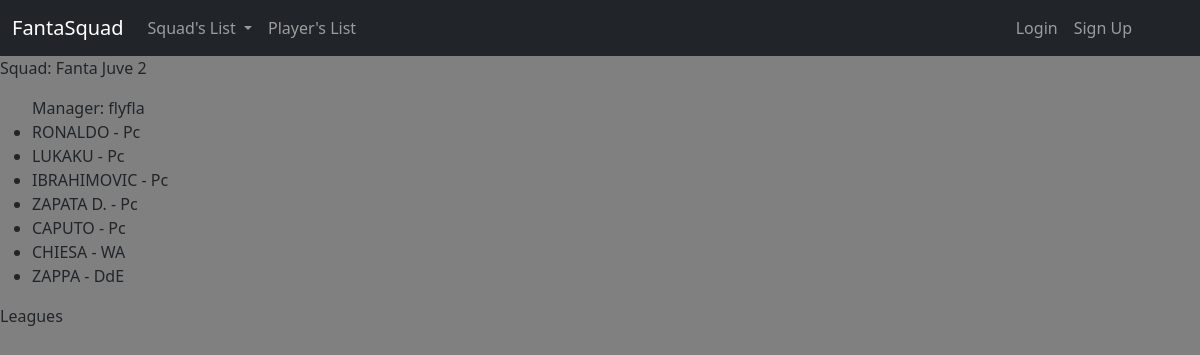
The page /squads/1/ on the database its author committed.
### fanta_soccer_app/models.py (models this page shows, shortened)
class Squad(models.Model):
    squad_name = models.CharField(max_length=20)
    manager = models.ForeignKey(get_user_model(), on_delete=models.CASCADE, null=True, blank=True)
    def __str__(self):
        return self.squad_name

class AvailablePlayer(models.Model):
    player_name = models.CharField(max_length=25)
    team_real = models.CharField(max_length=5)
    position = models.CharField(max_length=5)
    squad = models.ForeignKey(Squad, on_delete=models.SET_NULL, blank=True, null=True)

### accounts/models.py (models this page shows)
class CustomUser(AbstractUser):
    pass

### fanta_soccer_app/views.py (the view)
# urls.py: path('squads/<int:squad_id>/', views.squad, name='squad'),
def squad(request, squad_id):
    squad = Squad.objects.get(id=squad_id)
    players = squad.availableplayer_set.all()
    context = {'squad': squad, 'players': players}
    return render(request, 'fanta_soccer_app/squad.html', context)

### fanta_soccer_app/context_processors.py (called while the page is built)
def navbar_dropdown_squad_list(request):
    nav_dropdown_squads = Squad.objects.all()
    return {
        'nav_dropdown_squads': nav_dropdown_squads
    }

### fanta_soccer_app/templates/fanta_soccer_app/squad.html (shortened to what this page needs)
{% extends 'fanta_soccer_app/base.html'%}
{% block content%}
<body>
<p>Squad: {{ squad }}</p>
<ul>
  Manager: {{ squad.manager }}
  {% for player in players %}
  <li>{{ player.player_name }} - {{ player.position }}</li>
  {% endfor %}
</ul>
<p>Leagues</p>
</body>
{% endblock content%}

### fanta_soccer_app/static/css/base.css (style rules this page uses)
body { grid: 3; background: gray; }

### rows shown on the page
Squad: squad_name "Fanta Juve 2", manager "flyfla"
AvailablePlayer: player_name "RONALDO", position "Pc"
AvailablePlayer: player_name "LUKAKU", position "Pc"
AvailablePlayer: player_name "IBRAHIMOVIC", position "Pc"
AvailablePlayer: player_name "ZAPATA D.", position "Pc"
AvailablePlayer: player_name "CAPUTO", position "Pc"
AvailablePlayer: player_name "CHIESA", position "WA"
AvailablePlayer: player_name "ZAPPA", position "DdE"
